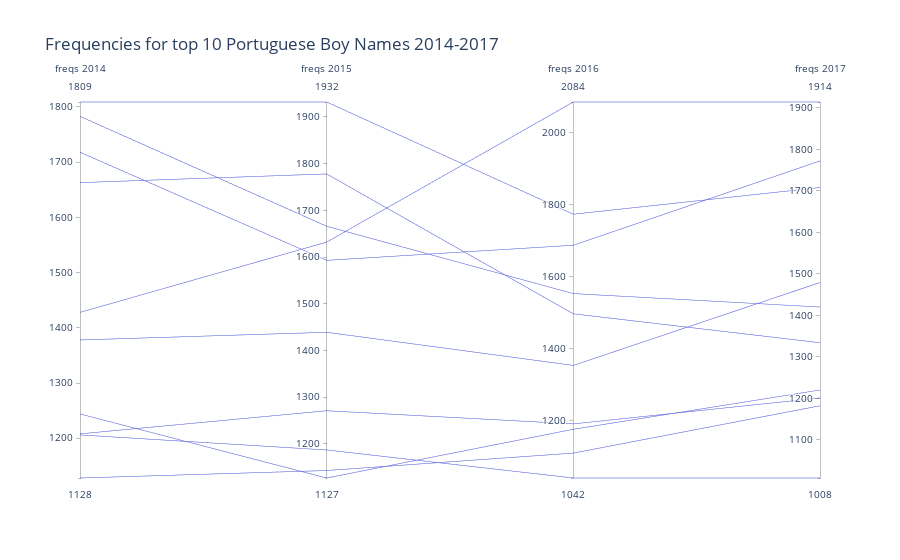

Notebook source saved alongside this figure:
### Code cell
fig_boy = px.parallel_coordinates(top10_boys, dimensions=[ "freqs 2014", "freqs 2015","freqs 2016", "freqs 2017"], title="Frequencies for top 10 Portuguese Boy Names 2014-2017")
fig_boy.show()

### Figure 1 — Plotly figure (JSON) as saved in the notebook; plotly's stock layout.template omitted (floating-point values rounded to 4 significant figures)
{"data": [{"dimensions": [{"label": "freqs 2014", "values": [1809, 1428, 1718, 1783, 1663, 1378, 1208, 1244, 1128, 1206]}, {"label": "freqs 2015", "values": [1932, 1632, 1593, 1666, 1778, 1439, 1271, 1127, 1143, 1187]}, {"label": "freqs 2016", "values": [1773, 2084, 1687, 1553, 1497, 1354, 1192, 1177, 1111, 1042]}, {"label": "freqs 2017", "values": [1708, 1914, 1772, 1420, 1334, 1479, 1201, 1220, 1182, 1008]}], "domain": {"x": [0, 1], "y": [0, 1]}, "name": "", "type": "parcoords"}], "layout": {"legend": {"tracegroupgap": 0}, "title": {"text": "Frequencies for top 10 Portuguese Boy Names 2014-2017"}}}
